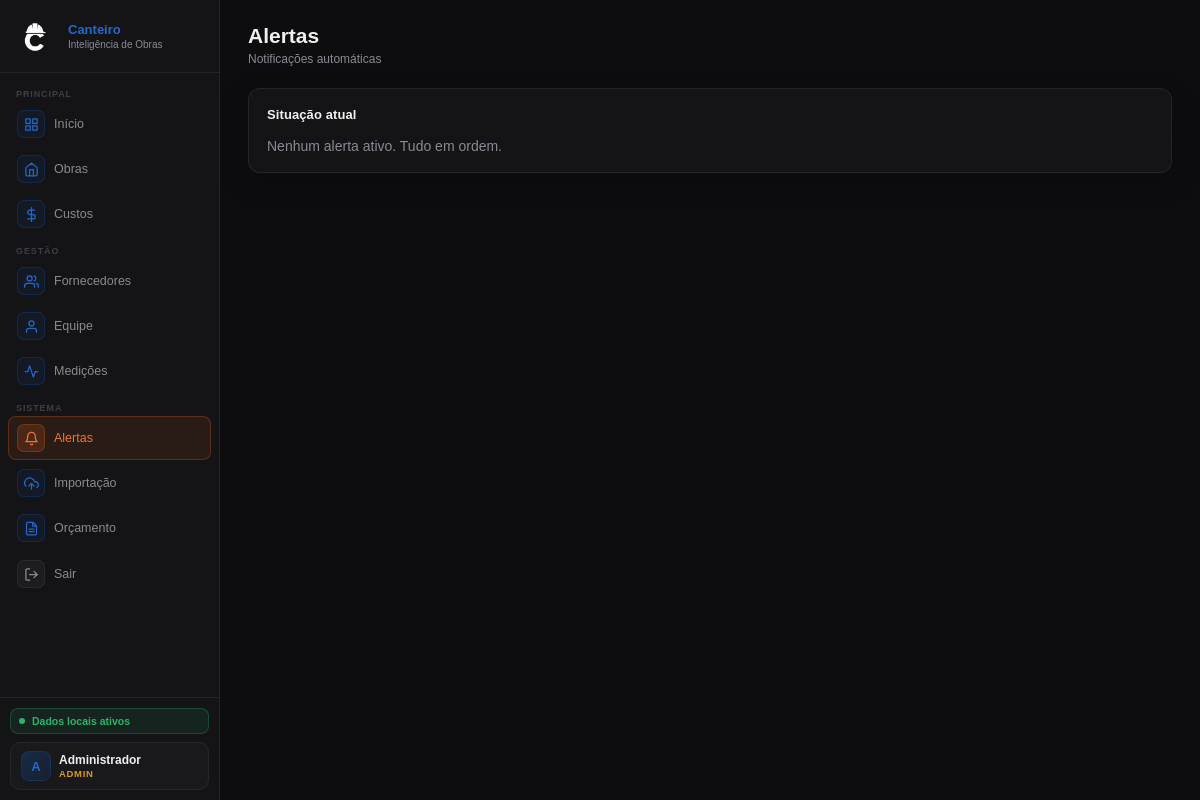
/alertas (signed in), run on an earlier commit of the app's database.
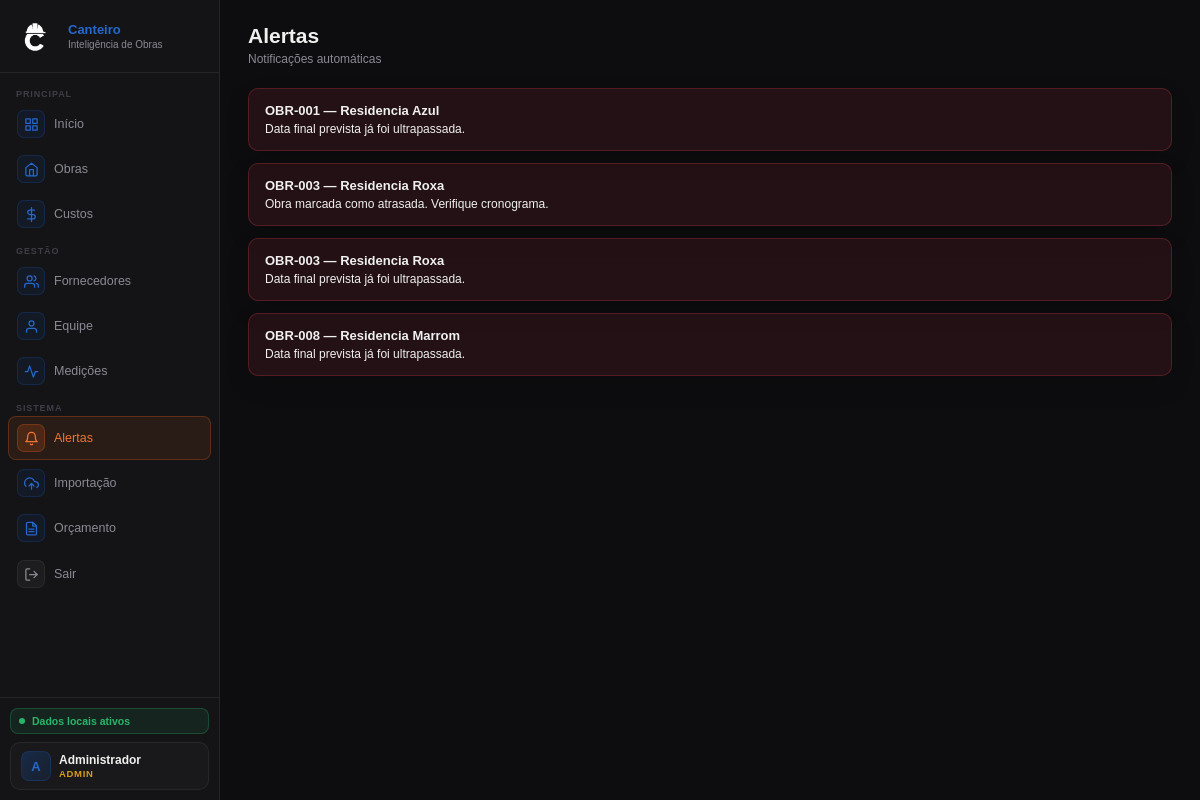
And on a later commit of the database.
### tables this page shows
CREATE TABLE obras (
    id INTEGER PRIMARY KEY AUTOINCREMENT,
    codigo TEXT NOT NULL UNIQUE,
    nome TEXT NOT NULL,
    endereco TEXT,
    tipologia TEXT,
    area_m2 REAL,
    data_inicio TEXT,
    data_fim_prevista TEXT,
    orcamento REAL DEFAULT 0,
    receita_total REAL DEFAULT 0,
    progresso_percentual REAL DEFAULT 0,
    status TEXT NOT NULL DEFAULT 'planejamento',
    criado_em TIMESTAMP DEFAULT CURRENT_TIMESTAMP
, tipo_obra TEXT NOT NULL DEFAULT 'contrato', token_publico TEXT, fase_obra TEXT, observacao_responsavel TEXT, foto_capa TEXT);

### routes/dashboard_routes.py (the view)
@dashboard_bp.route("/alertas")
def alertas():
    if not usuario_logado() or not eh_leitura():
        return redirect(url_for("auth_bp.login"))
    lista_alertas = calcular_alertas()
    return render_template("alertas.html", alertas=lista_alertas)

### app.py (called while the page is built)
@app.context_processor
def inject_helpers():
    return dict(
        formatar_moeda=formatar_moeda,
        calcular_media_fornecedor=calcular_media_fornecedor,
        formatar_tipo_obra=formatar_tipo_obra,
        eh_admin=eh_admin,
        eh_gestor=eh_gestor,
        eh_leitura=eh_leitura,
        usuario_perfil=usuario_perfil,
    )

### auth.py (called while the page is built)
def usuario_logado():
    return "usuario_id" in session

def usuario_perfil():
    return session.get("usuario_perfil", "")

def eh_leitura():
    return usuario_perfil() in ["admin", "gestor", "leitura"]

### database.py (called while the page is built)
def get_connection():
    conn = sqlite3.connect(DB_PATH)
    conn.row_factory = sqlite3.Row
    return conn

def query_all(sql, params=()):
    conn = get_connection()
    cursor = conn.execute(sql, params)
    rows = cursor.fetchall()
    conn.close()
    return rows

def query_one(sql, params=()):
    conn = get_connection()
    cursor = conn.execute(sql, params)
    row = cursor.fetchone()
    conn.close()
    return row

### templates/alertas.html (shortened to what this page needs)
{% extends "base.html" %}
{% block content %}
<div class="hdr">
    <div>
        <h1>Alertas</h1>
        <p>Notificações automáticas</p>
    </div>
</div>
{% if alertas and alertas|length > 0 %}
{% for alerta in alertas %}
<div class="alert-card {{ alerta.tipo }}">
    <div class="alert-title">{{ alerta.codigo }} — {{ alerta.nome }}</div>
    <div class="alert-text">{{ alerta.mensagem }}</div>
</div>
{% endfor %}
{% else %}
<div class="card">
    <div class="card-hdr">
        <div class="card-title">Situação atual</div>
    </div>
    <p class="muted">Nenhum alerta ativo. Tudo em ordem.</p>
</div>
{% endif %}
{% endblock %}

What changed in the data, as far as the page shows it:
added obras: codigo "OBR-001", nome "Residencia Azul", mensagem "Data final prevista já foi ultrapassada."
added obras: codigo "OBR-003", nome "Residencia Roxa", mensagem "Obra marcada como atrasada. Verifique cronograma.", mensagem "Data final prevista já foi ultrapassada."
added obras: codigo "OBR-008", nome "Residencia Marrom", mensagem "Data final prevista já foi ultrapassada."
Also different on the page:
text no longer shown: "Situação atual Nenhum alerta ativo. Tudo em ordem."
